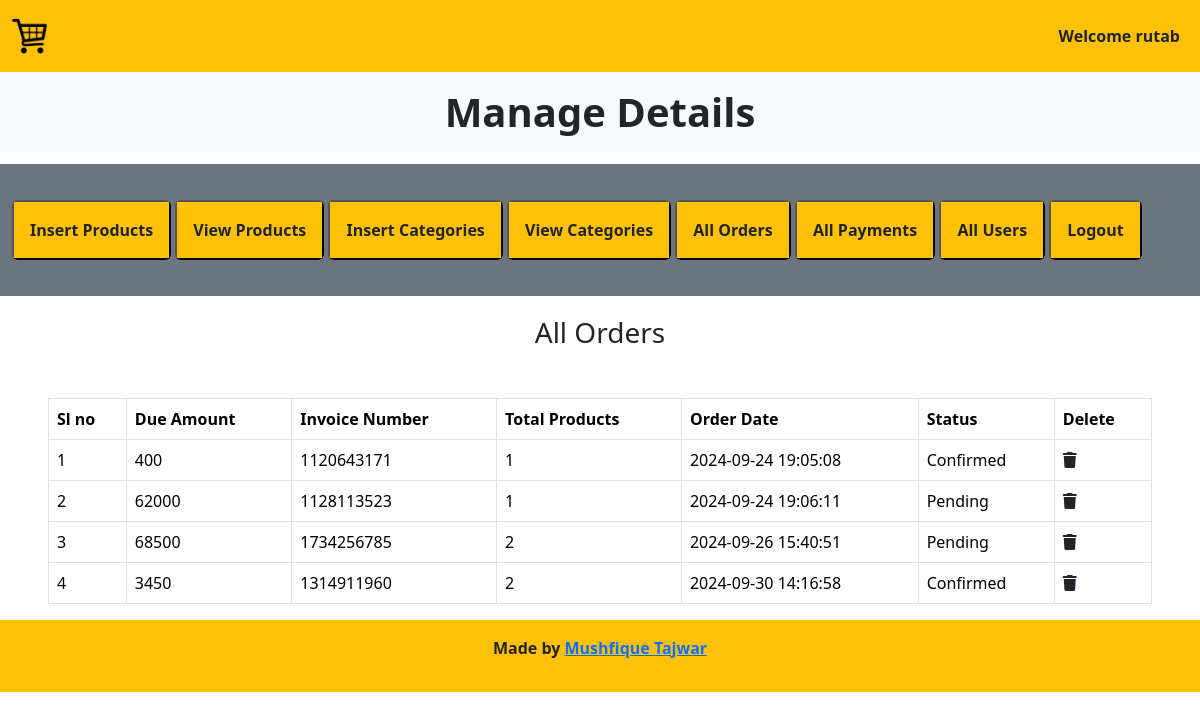
The app's page /Admin_area/index.php?all_orders (signed in) with its own data.
### tables this page shows
CREATE TABLE `orders` (
  `order_id` int(11) NOT NULL,
  `user_id` int(11) NOT NULL,
  `amount` int(255) NOT NULL,
  `invoice` int(11) NOT NULL,
  `total_products` int(255) NOT NULL,
  `order_date` timestamp NOT NULL DEFAULT current_timestamp() ON UPDATE current_timestamp(),
  `order_status` varchar(255) NOT NULL
);

### Admin_area/all_orders.php (the view, shortened to what this page needs)
<h3 class="text-center text-dark">
    All Orders
</h3>
<table class="table table-bordered mt-5">
    <thead class="bg-warning">
    <?php
        $get_orders="SELECT * FROM `orders`";
        $result=mysqli_query($con,$get_orders);
        $row_count=mysqli_num_rows($result);
        if($row_count==0){
            echo "<h2 class='text-center text-danger mt-5'>No Orders has been placed yet</h2>";
        }
        else
        {echo "<tr>
        <th>Sl no</th>
        <th>Due Amount</th>
        <th>Invoice Number</th>
        <th>Total Products</th>
        <th>Order Date</th>
        <th>Status</th>
        <th>Delete</th>
        </tr>
        </thead>
        <tbody class='bg-light text-dark'>";
            $number = 0;
            while($row_data=mysqli_fetch_assoc($result)){
                $order_id=$row_data['order_id'];
                $amount=$row_data['amount'];
                $invoice=$row_data['invoice'];
                $total_products=$row_data['total_products'];
                $order_date=$row_data['order_date'];
                $order_status=$row_data['order_status'];
                $number++;
                echo "  <tr>
                    <td>$number</td>
                    <td>$amount</td>
                    <td>$invoice</td>
                    <td>$total_products</td>
                    <td>$order_date</td>
                    <td>$order_status</td>
                    <td><a href=\"index.php?delete_order=$order_id\" class='text-dark'><i class='fa-solid fa-trash'></i></a></td>
                    </tr>";
            }
        }
    ?>
    </tbody>
</table>

### Admin_area/index.php (shortened to what this page needs)
<?php
include('../Includes/connect.php');
?>
<!DOCTYPE html>
<html lang="en">
<head>
    <link href="https://cdn.jsdelivr.net/npm/bootstrap@5.3.3/dist/css/bootstrap.min.css" rel="stylesheet">
    <link rel="stylesheet" href="https://cdnjs.cloudflare.com/ajax/libs/font-awesome/6.6.0/css/all.min.css" />
    <link rel="stylesheet" href="../style.css">
</head>
<body>
    <div class="container-fluid p-0">
            <nav class="navbar navbar-expand-lg navbar-light bg-warning">
                <div class="container-fluid">
                    <img src="../Images/Logo.png" alt="" class="Logo">
                    <nav class="navbar navbar-expand-lg">
                        <ul class="navbar-nav">
                        <?php
                                if(isset($_SESSION['admin_username'])){
                                    echo
                                    "<li class='nav-item'><a class='nav-link text-light fw-bold text-dark'>Welcome <span class='fw-bold'>".$_SESSION['admin_username']."</span></a></li>";
                                }
                        ?>
                        </ul>
                    </nav>
                </div>
            </nav>
            <div class="bg-light">
                <h1 class="text-center fw-bold p-3">Manage Details</h1>
            </div>
            <div class="row p-1">
                <div class="md-12 bg-secondary p-1 d-flex align-items-center">
                    <div class="button text-center p-3">
                        <button class="my-3 rounded">
                            <a href="Insert_product.php" class="nav-link text-dark bg-warning p-3 fw-bold">Insert Products</a>
                        </button>
                        <button class="my-3 rounded">
                            <a href="index.php?view_products" class="nav-link text-dark bg-warning p-3 fw-bold">View Products</a>
                        </button>
                        <button class="my-3 rounded">
                            <a href="index.php?Insert_categories" class="nav-link text-dark bg-warning p-3 fw-bold">Insert Categories</a>
                        </button>
                        <button class="my-3 rounded">
                            <a href="index.php?view_categories" class="nav-link text-dark bg-warning p-3 fw-bold">View Categories</a>
                        </button>
                        <button class="my-3 rounded">
                            <a href="index.php?all_orders" class="nav-link text-dark bg-warning p-3 fw-bold">All Orders</a>
                        </button>
                        <button class="my-3 rounded">
                            <a href="index.php?all_payments" class="nav-link text-dark bg-warning p-3 fw-bold">All Payments</a>
                        </button>
                        <button class="my-3 rounded">
                            <a href="index.php?all_users" class="nav-link text-dark bg-warning p-3 fw-bold">All Users</a>
                        </button>
                        <button class="my-3 rounded">
                            <a href="admin_logout.php" class="nav-link text-dark bg-warning p-3 fw-bold">Logout</a>
                        </button>
                    </div>
                </div>
            </div>
            <div class="class-container my-3 mx-5">
                <?php
                if(isset($_GET['all_orders'])){
                    include('all_orders.php');
                }
                ?>
            </div>
                <div class="bg-warning text-center p-3">
                    <p class='fw-bold'>Made by <a href="../me.php">Mushfique Tajwar</a></p>
                </div>
        </div>
</body>
</html>

### style.css (style rules this page uses)
* { margin: 0; padding: 0; box-sizing: border-box; }
.Logo { width: 3%; height: 3%; }

### records on screen
orders: amount "400", invoice "1120643171", total_products "1", order_date "2024-09-24 19:05:08", order_status "Confirmed"
orders: amount "62000", invoice "1128113523", total_products "1", order_date "2024-09-24 19:06:11", order_status "Pending"
orders: amount "68500", invoice "1734256785", total_products "2", order_date "2024-09-26 15:40:51", order_status "Pending"
orders: amount "3450", invoice "1314911960", total_products "2", order_date "2024-09-30 14:16:58", order_status "Confirmed"

### other values on screen
$_SESSION['admin_username'] "rutab"
